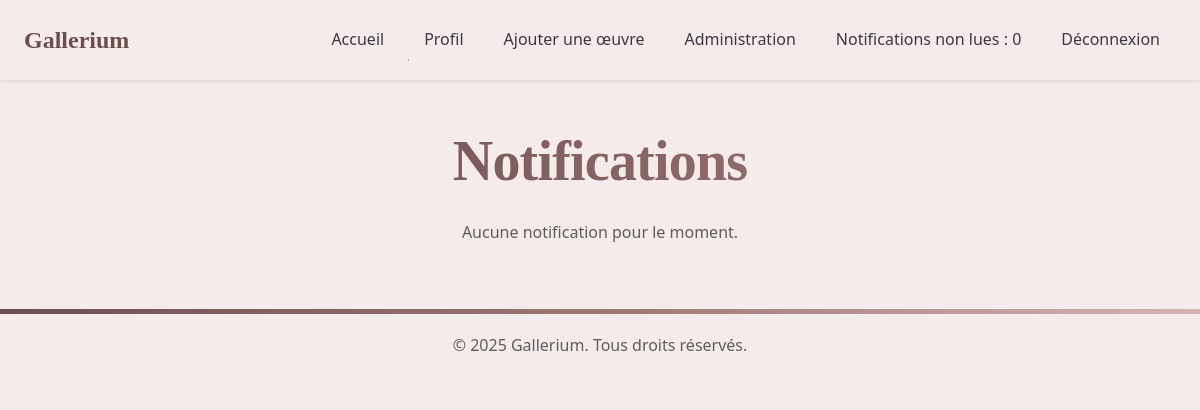
/admin/notifications (signed in), run on an earlier commit of the app's database.
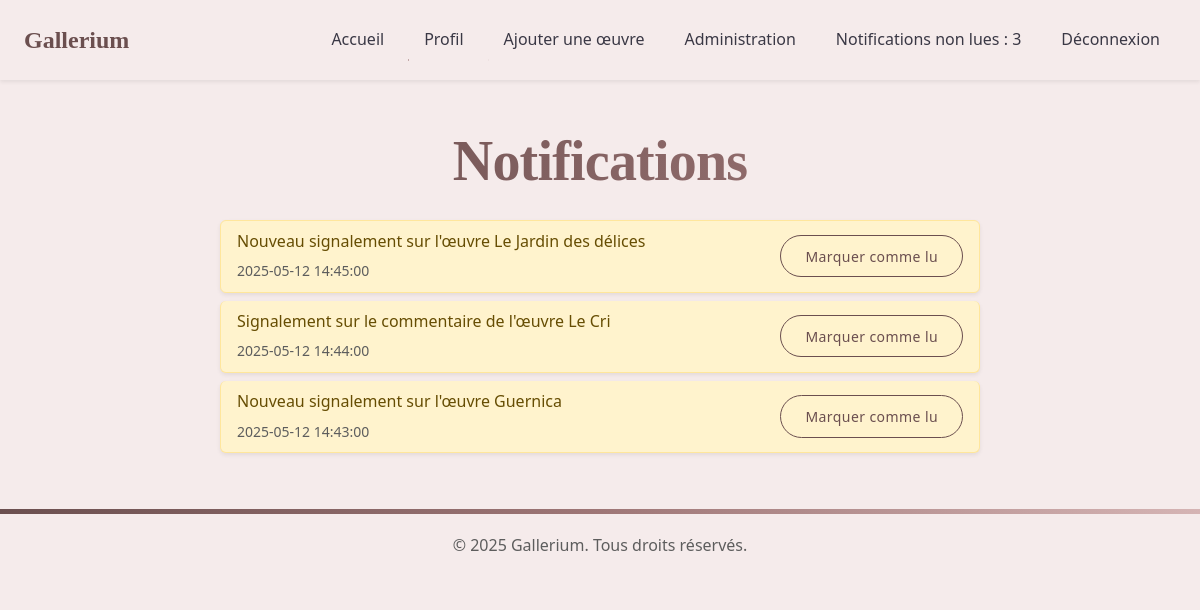
And on a later commit of the database.
### app/models.py (models this page shows)
class Notification(db.Model):
    id = db.Column(db.Integer, primary_key=True)
    user_id = db.Column(db.Integer, db.ForeignKey('user.id'), nullable=False)  # Admin destinataire
    message = db.Column(db.String(256), nullable=False)
    created_at = db.Column(db.DateTime, default=datetime.utcnow)
    is_read = db.Column(db.Boolean, default=False)
    user = db.relationship('User', backref='notifications')

### app/routes/admin.py (the view)
@bp.route('/notifications')
@login_required
@admin_required
def notifications():
    notifications = Notification.query.filter_by(user_id=current_user.id).order_by(Notification.created_at.desc()).all()
    form = EmptyForm()
    return render_template('notifications.html', notifications=notifications, form=form)

### app/templates/notifications.html (shortened to what this page needs)
{% extends "base.html" %}
{% block content %}
<div class="row justify-content-center">
    <div class="col-lg-8">
        <h1 class="display-4 mb-4 text-center">Notifications</h1>
        {% if notifications %}
            <div class="list-group">
                {% for notification in notifications %}
                    <div class="list-group-item {% if not notification.is_read %}list-group-item-warning{% endif %} rounded mb-2 shadow-sm">
                        <div class="d-flex justify-content-between align-items-center">
                            <div>
                                <p class="mb-1">{{ notification.message }}</p>
                                <small class="text-muted">{{ notification.created_at.strftime('%Y-%m-%d %H:%M:%S') }}</small>
                            </div>
                            {% if not notification.is_read %}
                                <form method="POST" action="{{ url_for('admin.mark_notification_read', notification_id=notification.id) }}">
                                    <button type="submit" class="btn btn-outline-primary btn-sm">Marquer comme lu</button>
                                </form>
                            {% endif %}
                        </div>
                    </div>
                {% endfor %}
            </div>
        {% else %}
            <p class="text-muted text-center">Aucune notification pour le moment.</p>
        {% endif %}
    </div>
</div>
{% endblock %}

What changed in the data, as far as the page shows it:
added Notification: message "Nouveau signalement sur l'œuvre Le Jardin des délices", created_at "2025-05-12 14:45:00"
added Notification: message "Signalement sur le commentaire de l'œuvre Le Cri", created_at "2025-05-12 14:44:00"
added Notification: message "Nouveau signalement sur l'œuvre Guernica", created_at "2025-05-12 14:43:00"
Also different on the page:
{{ unread_count }}: "0" → "3"
text no longer shown: "Aucune notification pour le moment."
